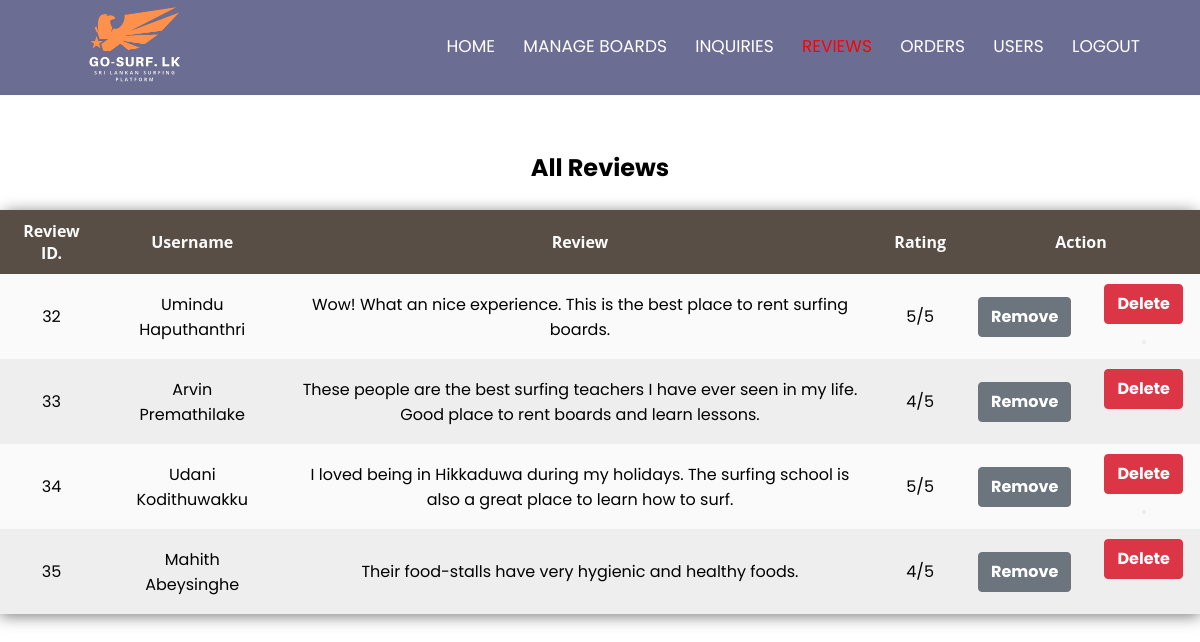
Screenshot of /adminView/viewReviews.php (signed in) with the database file from the repository.
### tables this page shows
CREATE TABLE `reviews` (
  `review_id` int(11) NOT NULL,
  `review_user_id` int(11) NOT NULL,
  `content` varchar(500) NOT NULL,
  `stars` int(11) NOT NULL,
  `date_created` date NOT NULL,
  `is_displayed` int(11) NOT NULL
);

CREATE TABLE `customer` (
  `id` int(11) NOT NULL,
  `fname` varchar(25) NOT NULL,
  `lname` varchar(25) NOT NULL,
  `address1` varchar(50) NOT NULL,
  `address2` varchar(50) NOT NULL,
  `city` varchar(20) NOT NULL,
  `country` varchar(20) NOT NULL,
  `gender` enum('M','F') NOT NULL,
  `contact1` varchar(20) NOT NULL,
  `contact2` varchar(20) NOT NULL,
  `email` varchar(50) NOT NULL,
  `password` varchar(100) NOT NULL,
  `user_image` mediumblob NOT NULL
);

### adminView/viewReviews.php (the view, shortened to what this page needs)
<!DOCTYPE html>
<html lang="en">
<head>
  <link rel="stylesheet" href="../assets/css/styles.css">
  <link rel="stylesheet" href="../assets/css/admin_style.css">
  <link rel="stylesheet" href="https://stackpath.bootstrapcdn.com/font-awesome/4.7.0/css/font-awesome.min.css">
</head>
<body style="padding-bottom: 30px;">
  <section class="header" style="min-height: auto; margin-top:150px;">
    <nav id="navbar" class="fixed">
      <a href="#"><img src="../assets/surf_img/logo.png"></a>
      <div class="nav-links" id="navLinks">
        <ul>
          <li><a href="../adminPanel/admin_panel.php" class="click-animation-1">HOME</a></li>
          <li><a href="./viewAllBoards.php" class="click-animation-1">MANAGE BOARDS</a></li>
          <li><a href="./viewInquiries.php" class="click-animation-1">INQUIRIES</a></li>
          <li><a href="./viewReviews.php" style="color: red;" class="click-animation-1">REVIEWS</a></li>
          <li><a href="./viewAllOrders.php" class="click-animation-1">ORDERS</a></li>
          <li><a href="./viewCustomers.php" class="click-animation-1">USERS</a></li>
          <li class="logout"><a href="../adminPanel/admin_logout_process.php" class="logout-button click-animation-1">LOGOUT</a></li>
        </ul>
      </div>
    </nav>
  </section>
  <div>
    <h2 style="text-align: center;">All Reviews</h2>
    <br>
    <?php
      include '../config/db_conn.php';
      $sql = "SELECT * FROM reviews";
      $result = $conn->query($sql);
      if ($result->num_rows > 0) {
    ?>
    <table class="table" style="margin-left:auto; margin-right:auto; width: fit-content; max-width: 1300px;">
      <thead>
        <tr>
          <th class="text-center">Review ID.</th>
          <th class="text-center">Username</th>
          <th class="text-center">Review</th>
          <th class="text-center">Rating</th>
          <th class="text-center" colspan="2">Action</th>
        </tr>
      </thead>
    <?php
        while ($row = $result->fetch_assoc()) {
          $user_id = $row['review_user_id'];
          $user_sql = "SELECT fname, lname FROM customer WHERE id = $user_id";
          $user_result = $conn->query($user_sql);
          if ($user_result->num_rows > 0) {
            while ($user_row = $user_result->fetch_assoc()) {
    ?>
            <tr>
            <td><?=$row["review_id"]?></td>
            <td><?=$user_row["fname"]?> <?=$user_row["lname"]?></td>
            <td><?=$row['content']?></td>
            <td><?=$row['stars'] . "/5"?></td>
            <td>
              <form action="../controller/updateHomeReview.php" method="post">
                <?php
                $is_displayed = $row['is_displayed'];
                if ($is_displayed == 0) {
                  echo "<button class='btn btn-primary' style='height:40px' onclick='return verifyReviewCountOverflow()'>Add</button>";
                } else {
                  echo "<button class='btn btn-secondary' style='height:40px' onclick='return verifyReviewCountUnderflow()'>Remove</button>";
                }
                ?>
              </form>
            </td>
            <td>
              <form action="../controller/deleteReview.php" method="post" onsubmit="return confirmDeleteReview()">
                  <button class="btn btn-danger" style="height:40px">Delete<button>
              </form>
            </td>
          </tr>
    <?php
            }
          }
        }
      } else {
        echo "<p>No reviews available.</p>";
      }
    ?>
    </table>
  </div>
</body>
</html>

### assets/css/styles.css (style rules this page uses)
* { margin: 0; padding: 0; font-family: 'Poppins', sans-serif; }
.header { min-height: 100vh; width: 100%; background-image: linear-gradient(rgba(76, 0, 255, 0.847), rgba(16, 16, 16, 0.373), rgba(0, 0, 0, 0.725)); background-position: center; background-size: cover; position: relative; top: 0; }
nav { z-index: 99999; display: flex; padding: 0.5% 6%; justify-content: space-between; align-items: center; position: fixed; width: 90%; background-color: #0d0e4d9a; }
.fixed { position: fixed; top: 0px; transition: top 0.3s; }
nav img { width: 125px; }
.nav-links { flex: 1; text-align: right; }
.nav-links ul li { list-style: none; display: inline-block; padding: 8px 12px; position: relative; }
.nav-links ul li a { color: #fff; text-decoration: none; font-size: 17px; }
.nav-links ul li::after { content: ''; width: 0%; height: 2px; background: #f43434; display: block; margin: auto; transition: 0.5s; }

### assets/css/admin_style.css (style rules this page uses)
* { margin: 0; padding: 0; font-family: 'Poppins', sans-serif; }
table { width: 100%; border-collapse: collapse; border-spacing: 0; box-shadow: 0 2px 15px rgba(64, 64, 64, .7); border-radius: 12px 12px 0 0; margin-bottom: 50px; }
td, th { padding: 10px 16px; text-align: center; }
th { background-color: #584e46; color: #fafafa; font-family: 'Open Sans', Sans-serif; font-weight: bold; }
tr { width: 100%; background-color: #fafafa; font-family: 'Montserrat', sans-serif; }
tr:nth-child(even) { background-color: #eeeeee; }

### adminView/viewReviews.php (style rules this page uses)
.btn { font-weight: 700; height: 40px; border: 1px solid transparent; padding: 6px 12px; font-size: 16px; line-height: 1.5; border-radius: 4px; transition: color 0.15s; cursor: pointer; }
.btn-danger { color: #fff; background-color: #dc3545; border-color: #dc3545; }
.btn-secondary { color: #fff; background-color: #6c757d; border-color: #6c757d; transition: background-color 0.15s ease, opacity 0.15s; }

### rows the page displays
reviews: review_id "32", content "Wow! What an nice experience. This is the best place to rent surfing boards.", stars "5"
customer: fname "Umindu", lname "Haputhanthri"
reviews: review_id "33", content "These people are the best surfing teachers I have ever seen in my life. Good place to rent boards and learn lessons.", stars "4"
customer: fname "Arvin", lname "Premathilake"
reviews: review_id "34", content "I loved being in Hikkaduwa during my holidays. The surfing school is also a great place to learn how to surf.", stars "5"
customer: fname "Udani", lname "Kodithuwakku"
reviews: review_id "35", content "Their food-stalls have very hygienic and healthy foods.", stars "4"
customer: fname "Mahith", lname "Abeysinghe"
